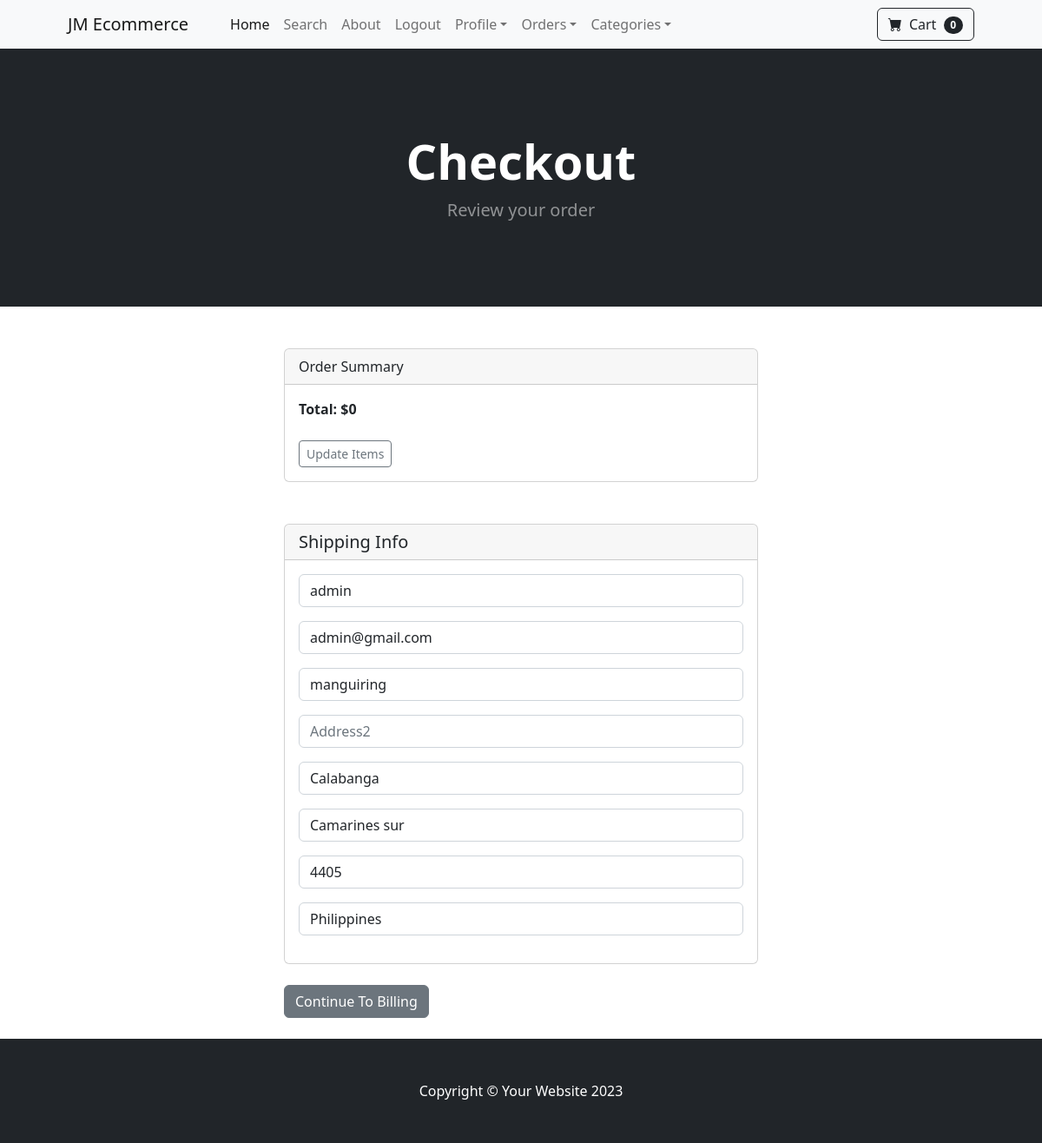
The app's page /payment/checkout (signed in) with its own data.
### payment/models.py (models this page shows, shortened)
class ShippingAddress(models.Model):
    user = models.ForeignKey(User, on_delete=models.CASCADE, null=True, blank=True)
    shipping_full_name = models.CharField(max_length=255)
    shipping_email = models.CharField(max_length=255)
    shipping_address1 = models.CharField(max_length=255)
    shipping_address2 = models.CharField(max_length=255, null=True, blank=True)
    shipping_city = models.CharField(max_length=255)
    shipping_state = models.CharField(max_length=255, null=True, blank=True)
    shipping_zipcode = models.CharField(max_length=255, null=True, blank=True)
    shipping_country = models.CharField(max_length=255)
    class Meta:
        verbose_name_plural = "Shipping Address"

### payment/views.py (the view)
# urls.py: path('checkout', views.checkout, name='checkout'),
def checkout(request):
    cart = Cart(request)
    cart_products = cart.get_prods
    quantities = cart.get_quants
    totals = cart.cart_total()
    if request.user.is_authenticated:
        shipping_user = ShippingAddress.objects.get(user__id=request.user.id)
        shipping_form = ShippingForm(request.POST or None, instance=shipping_user)
        return render(request, 'payment/checkout.html', {'cart_products':cart_products, 'quantities':quantities, 'totals':totals, 'shipping_form':shipping_form})
    else:
        shipping_form = ShippingForm(request.POST or None)
        return render(request, 'payment/checkout.html', {'cart_products':cart_products, 'quantities':quantities, 'totals':totals, 'shipping_form':shipping_form})

### cart/cart.py (called while the page is built, shortened)
    def __len__(self):
        return len(self.cart)

    def get_prods(self):
        product_ids = self.cart.keys()
        products = Product.objects.filter(id__in=product_ids)
        return products

    def cart_total(self):
        product_ids = self.cart.keys()
        products = Product.objects.filter(id__in=product_ids)
        quantities = self.cart
        total = 0
        return total

### cart/context_processors.py (called while the page is built)
def cart(request):
    return {'cart':Cart(request)}

### payment/templates/payment/checkout.html (shortened to what this page needs)
{% extends 'base.html' %}
{% block content %}
        <header class="bg-dark py-5">
            <div class="container px-4 px-lg-5 my-5">
                <div class="text-center text-white">
                    <h1 class="display-4 fw-bolder">Checkout</h1>
                    <p class="lead fw-normal text-white-50 mb-0">Review your order</p>
                </div>
            </div>
        </header>
        <br><br>
        <div class="container">
            <div class="row">
                    <div class="col-md-6 offset-md-3">
                        <div class="card">
                            <div class="card-header">
                                Order Summary
                            </div>
                            <div class="card-body">
                                <strong>Total: ${{ totals }}</strong>
                                <br><br>
                                <a href="{% url 'cart_summary' %}" class="btn btn-sm btn-outline-secondary">Update Items</a>
                            </div>
                        </div>
                        <br><br>
                        <div class="card">
                            <h5 class="card-header">Shipping Info</h5>
                            <div class="card-body">
                                <form method="POST" action="{% url 'billing_info' %}">
                                {{ shipping_form.as_p }}
                            </div>
                        </div>
                        <br>
                            <button type="submit" class="btn btn-secondary">Continue To Billing</button>
                        <br><br>
                    </div>
            </div>
        </div>
{% endblock %}

### records on screen
ShippingAddress: shipping_full_name "admin", shipping_email "admin@gmail.com", shipping_address1 "manguiring", shipping_city "Calabanga", shipping_state "Camarines sur", shipping_zipcode "4405", shipping_country "Philippines"

### other values on screen
{{ cart|length }} "0"
{{ totals }} "0"
